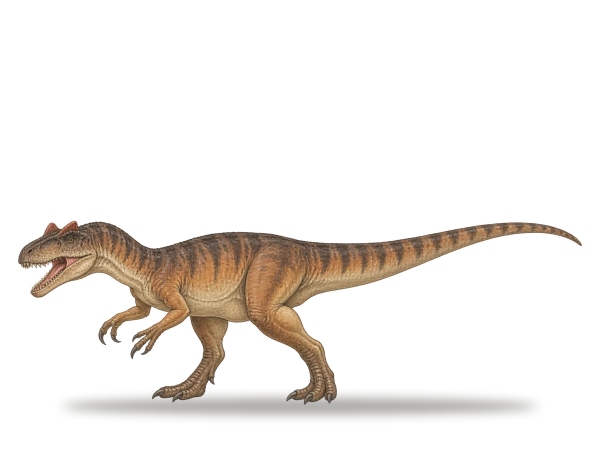
#> input picture assets/art/allosaurus.webp, 1200 x 900 px, given in place of allosaurus.png, which was not available (shown at 1/2 size)
$ python import_atlas.py
#> lines starting #> are read from the running program, lines starting #| are printed output that depends on the picture; after the words box and inside, x2 and y2 are one past the last pixel; in counts of white or black regions, pixels touching at a corner belong together
"""Import the hand-made atlas drawings (F:/Claude code/drawings/atlas-art) into the site.

    python tools/art/import_atlas.py [path/to/atlas-art]

* illustrations/*.png (already transparent) -> assets/art/<id>.webp, registered under the site's art ids
  (one drawing may serve several ids, e.g. the early dinosaur is both `dinosaur` and `theropod`)
* backgrounds + timeline backgrounds -> assets/art/scenes/<name>.webp, registered as scene-<name>
  and mapped onto the era scene ids the site already uses
* writes assets/art/index.js (loaded after the old vector art, so these win)
"""
import os, sys, json, glob, re
from PIL import Image

HERE = os.path.dirname(os.path.abspath(__file__))
ROOT = os.path.dirname(os.path.dirname(HERE))
SRC = sys.argv[1] if len(sys.argv) > 1 else r'F:\Claude code\drawings'
ATLAS = os.path.join(SRC, 'atlas-art')
OUT = os.path.join(ROOT, 'assets', 'art')
SCN = os.path.join(OUT, 'scenes')

# drawing file stem -> site art ids (first id names the file)
MAP = {
    'allosaurus': ['allosaurus'], 'american-alligator': ['alligator'], 'ankylosaurus': ['ankylosaurus'],
    'archaeopteryx': ['archaeopteryx', 'avialan'], 'argentinosaurus': ['argentinosaurus'],
    'brachiosaurus': ['brachiosaurus'], 'carnotaurus': ['carnotaurus'], 'chicken': ['chicken'],
    'coelophysis': ['coelophysis'], 'crocodile': ['crocodile'], 'cynodont': ['cynodont'],
    'dimetrodon': ['dimetrodon'], 'diplodocus': ['diplodocus'], 'domestic-cat': ['cat'],
    'early-amniote': ['amniote'], 'early-archosaur': ['archosaur'], 'early-avemetatarsalian': ['avemetatarsalian'],
    'early-coelurosaur': ['coelurosaur'], 'early-crocodylomorph': ['crocodylomorph'],
    'early-dinosaur': ['dinosaur', 'theropod'], 'early-dinosauromorph': ['dinosauromorph'],
    'early-lepidosaur': ['lepidosaur'], 'early-mammal': ['mammal'], 'early-maniraptoran': ['maniraptoran'],
    'early-modern-bird': ['neornithine'], 'early-passerine': ['passerine'], 'early-saurischian': ['saurischian'],
    'early-sauropsid': ['sauropsid'], 'early-synapsid': ['synapsid'], 'early-turtle': ['turtle'],
    'emperor-penguin': ['penguin'], 'eurasian-magpie': ['magpie'], 'gecko': ['gecko'], 'human': ['human'],
    'hummingbird': ['hummingbird'], 'microraptor': ['microraptor'], 'mosasaurus': ['mosasaur'],
    'ostrich': ['ostrich'], 'parasaurolophus': ['parasaurolophus'], 'plateosaurus': ['plateosaurus', 'sauropodomorph'],
    'postosuchus': ['postosuchus', 'pseudosuchian'], 'pteranodon': ['pterosaur'], 'quetzalcoatlus': ['quetzalcoatlus'],
    'snake': ['snake'], 'stegosaurus': ['stegosaurus', 'ornithischian'], 'tortoise': ['tortoise'],
    'triceratops': ['triceratops'], 'tuatara': ['tuatara'], 'tyrannosaurus-rex': ['trex', 'tyrannosaur'],
    'velociraptor': ['velociraptor'],
    # not in the tree yet: for the early-Earth extension
    'acanthostega': ['acanthostega'], 'archean-microbial-mat': ['archean-microbial-mat', 'microbial-mat'], 'luca': ['luca'],
    'pikaia': ['pikaia'], 'tiktaalik': ['tiktaalik'],
}

# era scene ids the site already uses -> background file (relative to SRC)
ERA_SCENES = {
    'scene-permian': 'atlas-art/backgrounds/carboniferous-coal-forest.png',
    'scene-triassic': 'timeline-backgrounds/09-late-triassic-230-to-220-million-years.png',
    'scene-jurassic': 'timeline-backgrounds/08-late-jurassic-150-million-years.png',
    'scene-cretaceous': 'timeline-backgrounds/06-late-cretaceous-67-million-years.png',
    'scene-paleogene': 'timeline-backgrounds/05-eocene-47-million-years.png',
    'scene-today': 'timeline-backgrounds/01-today-eucalypt-park.png',
}

CW, CH = 1200, 900   # 4:3 canvas for animals
MARGIN = 0.03


# animals that float, swim or fly stay centred; everything else is set ON the ground with a soft contact shadow
FLOATING = {'mosasaur', 'pterosaur', 'quetzalcoatlus', 'microraptor', 'archaeopteryx', 'hummingbird', 'pikaia', 'luca'}


def to_canvas(im, grounded=True):
#> called with grounded = True
    from PIL import ImageDraw, ImageFilter
    im = im.convert('RGBA')
#> im is the input picture: PIL image 1200x900 RGBA; mean R, G, B, A 22.2, 17.3, 12.7, 32.8
    bbox = im.getchannel('A').point(lambda v: 255 if v > 12 else 0).getbbox()
#> bbox = (36, 441, 1164, 841)
    im = im.crop(bbox)
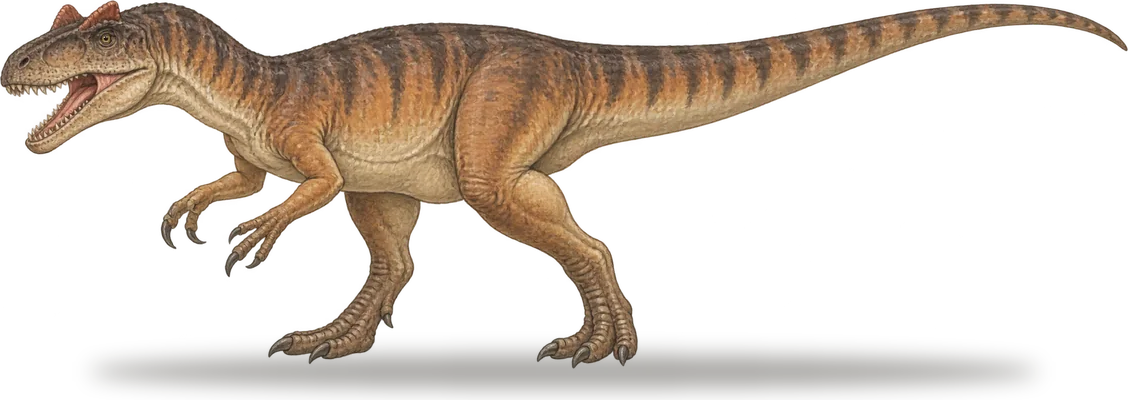
#> im: PIL image 1128x400 RGBA; mean R, G, B, A 52.3, 40.7, 29.9, 78.4; transparent parts drawn white
    bottom = 0.10 if grounded else MARGIN
    s = min(CW * (1 - 2 * MARGIN) / im.width, CH * (1 - MARGIN - bottom) / im.height)
#> s = 1
    im = im.resize((max(1, round(im.width * s)), max(1, round(im.height * s))), Image.LANCZOS)
    c = Image.new('RGBA', (CW, CH), (0, 0, 0, 0))
#> c: PIL image 1200x900 RGBA; every value is 0
    x = (CW - im.width) // 2
#> x = 36
    if grounded:
        y = CH - round(CH * bottom) - im.height
#> y = 410
        sh = Image.new('L', (CW, CH), 0)
#> sh: PIL image 1200x900 L; every value is 0
        cy = y + im.height - 4
#> cy = 806
        ImageDraw.Draw(sh).ellipse((CW / 2 - im.width * 0.42, cy - 10, CW / 2 + im.width * 0.42, cy + 22), fill=95)
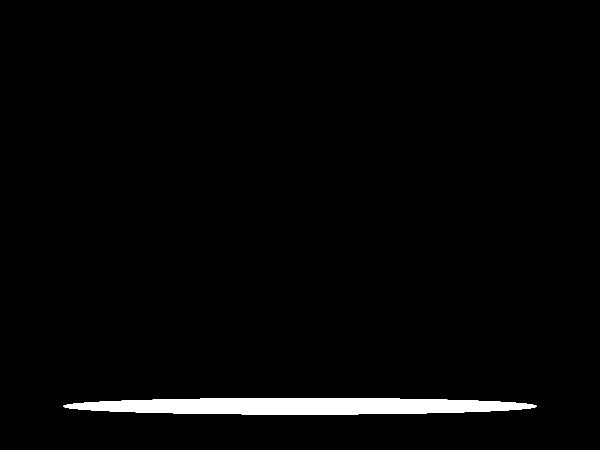
#> sh: PIL image 1200x900 L (shown at 1/2 size); values 0 (black) and 95 (white), 2.3% white; 1 white region, box (x1, y1, x2, y2) and area: (126, 796, 1074, 829) 24768
        sh = sh.filter(ImageFilter.GaussianBlur(10))
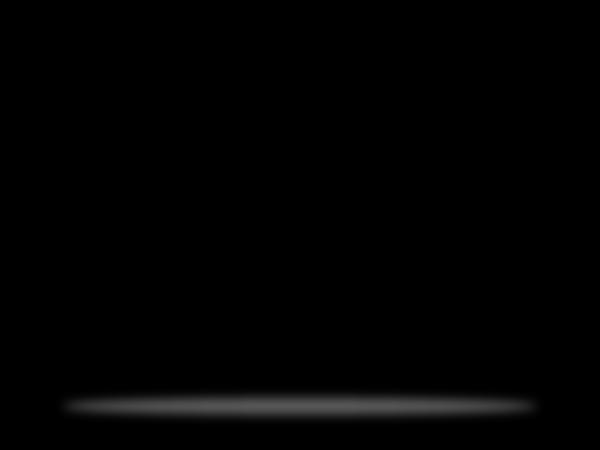
#> sh: PIL image 1200x900 L (shown at 1/2 size); min 0, max 85, mean 2.2
        dark = Image.new('RGBA', (CW, CH), (28, 24, 16, 255)); dark.putalpha(sh)
#> after `dark = Image.new('RGBA', (CW, CH), (28, 24, 16, 255))`:
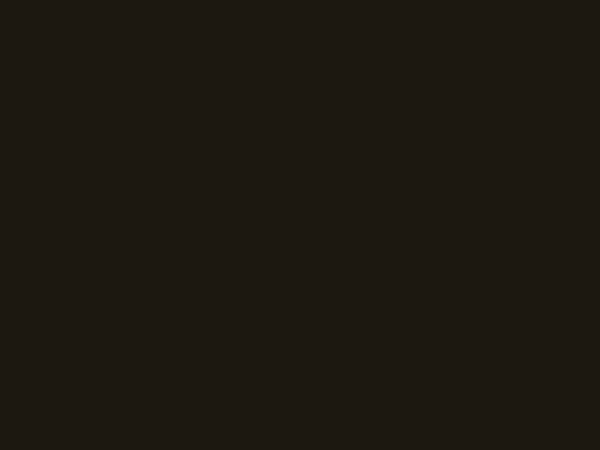
#> dark: PIL image 1200x900 RGBA (shown at 1/2 size); mean R, G, B, A 28, 24, 16, 255
#> after `dark.putalpha(sh)`:
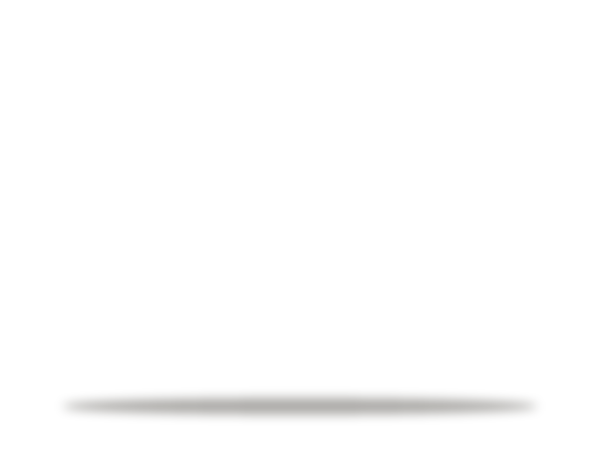
#> dark: PIL image 1200x900 RGBA (shown at 1/2 size); mean R, G, B, A 28, 24, 16, 2.2; transparent parts drawn white
        c.alpha_composite(dark)
    else:
        y = (CH - im.height) // 2
    c.alpha_composite(im, (x, y))
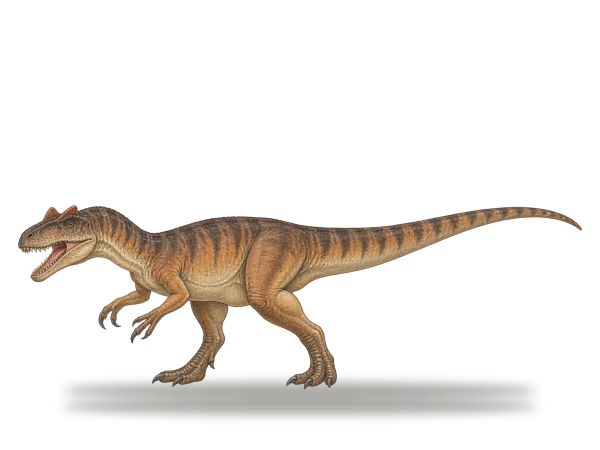
#> c: PIL image 1200x900 RGBA (shown at 1/2 size); mean R, G, B, A 21.4, 16.7, 12, 34.8; transparent parts drawn white
    return c


def svg_for(path, slice_=False):
    par = 'xMidYMid slice' if slice_ else 'xMidYMid meet'
    return ('<svg viewBox="0 0 400 300" xmlns="http://www.w3.org/2000/svg"><image href="%s" x="0" y="0" width="400" '
            'height="300" preserveAspectRatio="%s"/></svg>' % (path, par))


def main():
    os.makedirs(SCN, exist_ok=True)
    reg = {}
    for stem, ids in MAP.items():
        f = os.path.join(ATLAS, 'illustrations', stem + '.png')
        if not os.path.exists(f):
            print('missing', f); continue
        dest = os.path.join(OUT, ids[0] + '.webp')
        to_canvas(Image.open(f), ids[0] not in FLOATING).save(dest, 'WEBP', quality=84, method=6)
        for i in ids:
            reg[i] = svg_for('assets/art/%s.webp' % ids[0])
        print('%-24s -> %s  %d KB' % (stem, ','.join(ids), os.path.getsize(dest) // 1024))

    # scenes
    scene_files = {}
    for pat in ('atlas-art/backgrounds/*.png', 'timeline-backgrounds/*.png', 'earth-stages/*.png'):
        for f in glob.glob(os.path.join(SRC, pat)):
            name = os.path.splitext(os.path.basename(f))[0]
            name = re.sub(r'^\d+-', '', name)
            scene_files[os.path.relpath(f, SRC).replace('\\', '/')] = name
    for rel, name in scene_files.items():
        im = Image.open(os.path.join(SRC, rel)).convert('RGB')
        if rel.startswith('earth-stages'):
            im = Image.open(os.path.join(SRC, rel)).convert('RGBA')
            im.thumbnail((700, 700), Image.LANCZOS)
            dest = os.path.join(SCN, name + '.webp'); im.save(dest, 'WEBP', quality=84, method=6)
            reg['earth-' + name] = svg_for('assets/art/scenes/%s.webp' % name)
        else:
            im.thumbnail((1280, 720), Image.LANCZOS)
            dest = os.path.join(SCN, name + '.webp'); im.save(dest, 'WEBP', quality=80, method=6)
            reg['scene-' + name] = svg_for('assets/art/scenes/%s.webp' % name, True)
        print('scene %-44s %d KB' % (name, os.path.getsize(dest) // 1024))
    # era aliases
    for sid, rel in ERA_SCENES.items():
        name = scene_files.get(rel)
        if name:
            reg[sid] = svg_for('assets/art/scenes/%s.webp' % name, True)
        else:
            print('era scene source missing', sid, rel)
#> after the loop, reg = 2 items

    js = ['/* generated by tools/art/import_atlas.py: hand-made atlas drawings override the old vector art */',
          '(function(){', 'window.ART = window.ART || {};']
    for k in sorted(reg):
        js.append('ART[%s] = %s;' % (json.dumps(k), json.dumps(reg[k])))
#> this loop made 2 passes
#> k on passes 1 to 2: 'acanthostega', 'allosaurus'
#> after the loop, js = 5 items
    js.append('})();')
    with open(os.path.join(OUT, 'index.js'), 'w', encoding='utf-8') as fh:
        fh.write('\n'.join(js) + '\n')
    print('registered', len(reg), 'art ids')
#| registered 2 art ids


if __name__ == '__main__':
    main()
